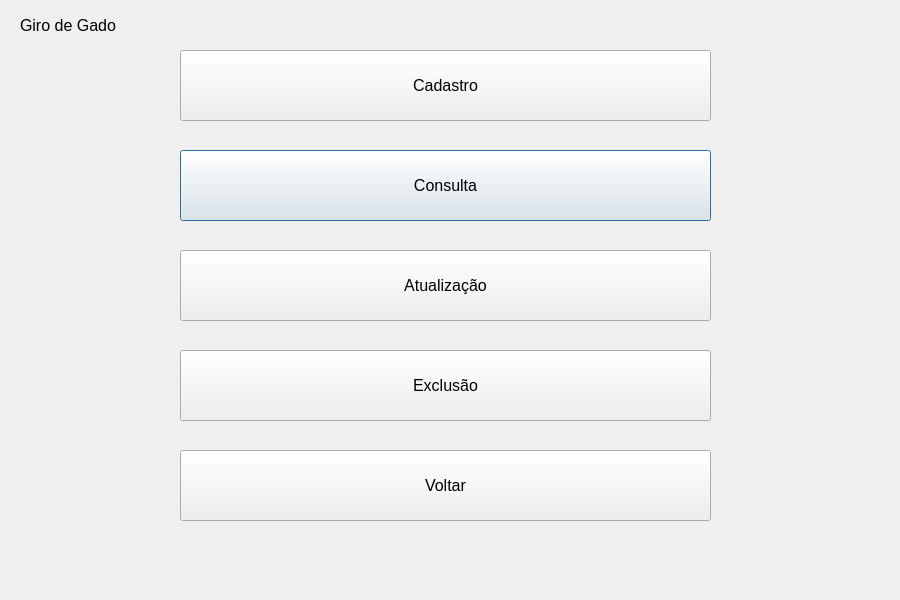
<?xml version="1.0" encoding="UTF-8"?>
<ui version="4.0">
 <class>UserManagementScreen</class>
 <widget class="QDialog" name="UserManagementScreen">
  <property name="geometry">
   <rect>
    <x>0</x>
    <y>0</y>
    <width>900</width>
    <height>600</height>
   </rect>
  </property>
  <property name="windowTitle">
   <string>Tela de Gerenciamento de Usuários</string>
  </property>
  <widget class="QPushButton" name="queryButton">
   <property name="geometry">
    <rect>
     <x>180</x>
     <y>150</y>
     <width>531</width>
     <height>71</height>
    </rect>
   </property>
   <property name="font">
    <font>
     <pointsize>12</pointsize>
    </font>
   </property>
   <property name="text">
    <string>Consulta</string>
   </property>
  </widget>
  <widget class="QLabel" name="labelTitle">
   <property name="geometry">
    <rect>
     <x>20</x>
     <y>10</y>
     <width>121</width>
     <height>31</height>
    </rect>
   </property>
   <property name="font">
    <font>
     <pointsize>12</pointsize>
    </font>
   </property>
   <property name="text">
    <string>Giro de Gado</string>
   </property>
  </widget>
  <widget class="QPushButton" name="backButton">
   <property name="geometry">
    <rect>
     <x>180</x>
     <y>450</y>
     <width>531</width>
     <height>71</height>
    </rect>
   </property>
   <property name="font">
    <font>
     <pointsize>12</pointsize>
    </font>
   </property>
   <property name="text">
    <string>Voltar</string>
   </property>
  </widget>
  <widget class="QPushButton" name="updateButton">
   <property name="geometry">
    <rect>
     <x>180</x>
     <y>250</y>
     <width>531</width>
     <height>71</height>
    </rect>
   </property>
   <property name="font">
    <font>
     <pointsize>12</pointsize>
    </font>
   </property>
   <property name="text">
    <string>Atualização</string>
   </property>
  </widget>
  <widget class="QPushButton" name="removeButton">
   <property name="geometry">
    <rect>
     <x>180</x>
     <y>350</y>
     <width>531</width>
     <height>71</height>
    </rect>
   </property>
   <property name="font">
    <font>
     <pointsize>12</pointsize>
    </font>
   </property>
   <property name="text">
    <string>Exclusão</string>
   </property>
  </widget>
  <widget class="QPushButton" name="registerButton">
   <property name="geometry">
    <rect>
     <x>180</x>
     <y>50</y>
     <width>531</width>
     <height>71</height>
    </rect>
   </property>
   <property name="font">
    <font>
     <pointsize>12</pointsize>
    </font>
   </property>
   <property name="text">
    <string>Cadastro</string>
   </property>
  </widget>
 </widget>
 <resources/>
 <connections/>
</ui>
